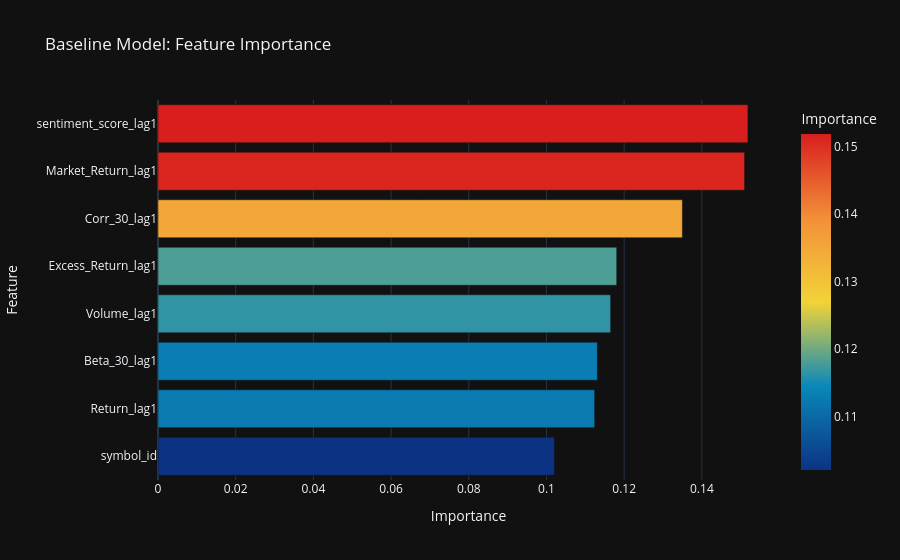

Write notebook code for a chart like this one.
### Code cell
model = xgb.XGBClassifier(
    n_estimators=200,
    max_depth=4,
    learning_rate=0.05,
    subsample=0.8,
    colsample_bytree=0.8,
    random_state=42,
    eval_metric='logloss',
)

model.fit(X_train, y_train)

y_pred = model.predict(X_test)
accuracy = accuracy_score(y_test, y_pred)

print(f"Baseline Accuracy: {accuracy:.2%}")
print(classification_report(y_test, y_pred))

importance_df = pd.DataFrame({
    'Feature': features,
    'Importance': model.feature_importances_
}).sort_values(by='Importance', ascending=True)

fig = px.bar(
    importance_df,
    x='Importance',
    y='Feature',
    orientation='h',
    title="Baseline Model: Feature Importance",
    color='Importance',
    color_continuous_scale='Portland'
)
fig.update_layout(template='plotly_dark')
fig.show()

### Figure 1 — Plotly figure (JSON) as saved in the notebook; plotly's stock layout.template omitted (floating-point values rounded to 4 significant figures)
{"data": [{"hovertemplate": "Importance=%{marker.color}<br>Feature=%{y}<extra></extra>", "legendgroup": "", "marker": {"color": [0.102, 0.1124, 0.1131, 0.1165, 0.1181, 0.135, 0.151, 0.1519], "coloraxis": "coloraxis", "pattern": {"shape": ""}}, "name": "", "orientation": "h", "showlegend": false, "textposition": "auto", "type": "bar", "x": [0.102, 0.1124, 0.1131, 0.1165, 0.1181, 0.135, 0.151, 0.1519], "xaxis": "x", "y": ["symbol_id", "Return_lag1", "Beta_30_lag1", "Volume_lag1", "Excess_Return_lag1", "Corr_30_lag1", "Market_Return_lag1", "sentiment_score_lag1"], "yaxis": "y"}], "layout": {"barmode": "relative", "coloraxis": {"colorbar": {"title": {"text": "Importance"}}, "colorscale": [[0, "rgb(12,51,131)"], [0.25, "rgb(10,136,186)"], [0.5, "rgb(242,211,56)"], [0.75, "rgb(242,143,56)"], [1, "rgb(217,30,30)"]]}, "legend": {"tracegroupgap": 0}, "title": {"text": "Baseline Model: Feature Importance"}, "xaxis": {"anchor": "y", "domain": [0, 1], "title": {"text": "Importance"}}, "yaxis": {"anchor": "x", "domain": [0, 1], "title": {"text": "Feature"}}}}
